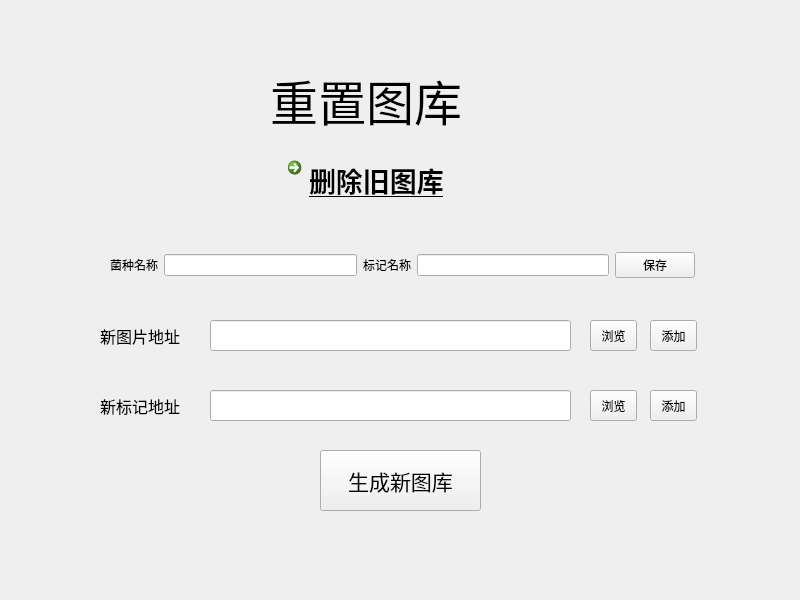
<?xml version="1.0" encoding="UTF-8"?>
<ui version="4.0">
 <class>Dialog</class>
 <widget class="QDialog" name="Dialog">
  <property name="geometry">
   <rect>
    <x>0</x>
    <y>0</y>
    <width>800</width>
    <height>600</height>
   </rect>
  </property>
  <property name="windowTitle">
   <string>Dialog</string>
  </property>
  <widget class="QLineEdit" name="lineEdit_3">
   <property name="geometry">
    <rect>
     <x>210</x>
     <y>320</y>
     <width>361</width>
     <height>31</height>
    </rect>
   </property>
  </widget>
  <widget class="QCommandLinkButton" name="commandLinkButton">
   <property name="geometry">
    <rect>
     <x>280</x>
     <y>150</y>
     <width>222</width>
     <height>71</height>
    </rect>
   </property>
   <property name="font">
    <font>
     <family>Segoe UI</family>
     <pointsize>20</pointsize>
     <weight>75</weight>
     <italic>false</italic>
     <bold>true</bold>
     <underline>true</underline>
     <strikeout>false</strikeout>
     <kerning>true</kerning>
    </font>
   </property>
   <property name="text">
    <string>删除旧图库</string>
   </property>
   <property name="iconSize">
    <size>
     <width>90</width>
     <height>90</height>
    </size>
   </property>
   <property name="checkable">
    <bool>false</bool>
   </property>
   <property name="autoRepeat">
    <bool>false</bool>
   </property>
   <property name="autoRepeatInterval">
    <number>300</number>
   </property>
  </widget>
  <widget class="QLineEdit" name="lineEdit_4">
   <property name="geometry">
    <rect>
     <x>210</x>
     <y>390</y>
     <width>361</width>
     <height>31</height>
    </rect>
   </property>
  </widget>
  <widget class="QToolButton" name="toolButton_3">
   <property name="geometry">
    <rect>
     <x>650</x>
     <y>320</y>
     <width>47</width>
     <height>31</height>
    </rect>
   </property>
   <property name="text">
    <string>添加</string>
   </property>
  </widget>
  <widget class="QToolButton" name="toolButton_4">
   <property name="geometry">
    <rect>
     <x>650</x>
     <y>390</y>
     <width>47</width>
     <height>31</height>
    </rect>
   </property>
   <property name="text">
    <string>添加</string>
   </property>
  </widget>
  <widget class="QLabel" name="label">
   <property name="geometry">
    <rect>
     <x>270</x>
     <y>60</y>
     <width>251</width>
     <height>81</height>
    </rect>
   </property>
   <property name="font">
    <font>
     <family>宋体</family>
     <pointsize>36</pointsize>
    </font>
   </property>
   <property name="text">
    <string>重置图库</string>
   </property>
  </widget>
  <widget class="QLabel" name="label_8">
   <property name="geometry">
    <rect>
     <x>100</x>
     <y>390</y>
     <width>111</width>
     <height>31</height>
    </rect>
   </property>
   <property name="font">
    <font>
     <family>Agency FB</family>
     <pointsize>12</pointsize>
    </font>
   </property>
   <property name="text">
    <string>新标记地址</string>
   </property>
  </widget>
  <widget class="QPushButton" name="pushButton">
   <property name="geometry">
    <rect>
     <x>320</x>
     <y>450</y>
     <width>161</width>
     <height>61</height>
    </rect>
   </property>
   <property name="font">
    <font>
     <family>Agency FB</family>
     <pointsize>16</pointsize>
    </font>
   </property>
   <property name="text">
    <string>生成新图库</string>
   </property>
  </widget>
  <widget class="QToolButton" name="toolButton">
   <property name="geometry">
    <rect>
     <x>590</x>
     <y>320</y>
     <width>47</width>
     <height>31</height>
    </rect>
   </property>
   <property name="text">
    <string>浏览</string>
   </property>
  </widget>
  <widget class="QToolButton" name="toolButton_2">
   <property name="geometry">
    <rect>
     <x>590</x>
     <y>390</y>
     <width>47</width>
     <height>31</height>
    </rect>
   </property>
   <property name="text">
    <string>浏览</string>
   </property>
  </widget>
  <widget class="QLabel" name="label_7">
   <property name="geometry">
    <rect>
     <x>100</x>
     <y>320</y>
     <width>111</width>
     <height>31</height>
    </rect>
   </property>
   <property name="font">
    <font>
     <family>Agency FB</family>
     <pointsize>12</pointsize>
    </font>
   </property>
   <property name="text">
    <string>新图片地址</string>
   </property>
  </widget>
  <widget class="QWidget" name="layoutWidget">
   <property name="geometry">
    <rect>
     <x>110</x>
     <y>250</y>
     <width>585</width>
     <height>30</height>
    </rect>
   </property>
   <layout class="QHBoxLayout" name="horizontalLayout">
    <item>
     <widget class="QLabel" name="label_4">
      <property name="text">
       <string>菌种名称</string>
      </property>
     </widget>
    </item>
    <item>
     <widget class="QLineEdit" name="lineEdit"/>
    </item>
    <item>
     <widget class="QLabel" name="label_5">
      <property name="text">
       <string>标记名称</string>
      </property>
     </widget>
    </item>
    <item>
     <widget class="QLineEdit" name="lineEdit_2"/>
    </item>
    <item>
     <widget class="QPushButton" name="pushButton_2">
      <property name="text">
       <string>保存</string>
      </property>
     </widget>
    </item>
   </layout>
  </widget>
 </widget>
 <resources/>
 <connections/>
</ui>
